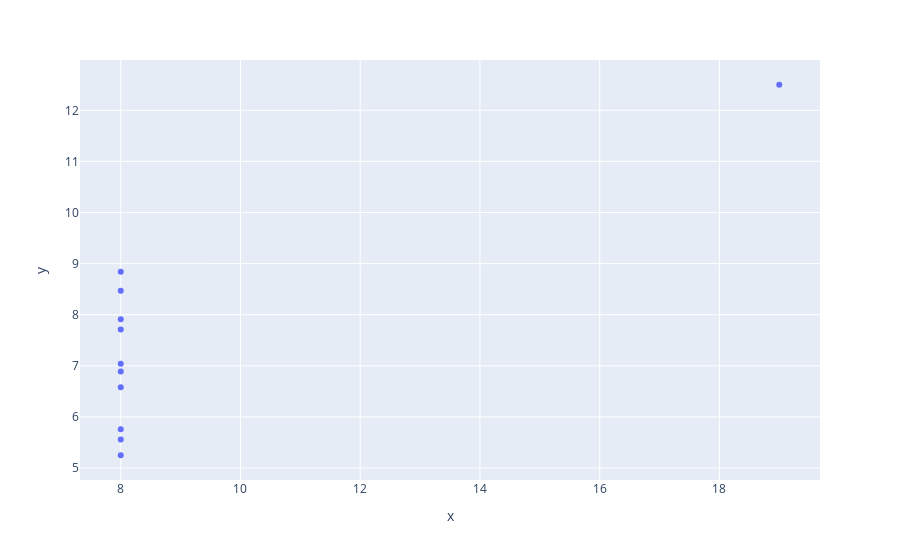

This figure's notebook cell:
### Code cell
# Importar librerias y vista rapida a DataFrame
import seaborn as sns
import plotly.express as px

df = sns.load_dataset('anscombe')

df.head()

px.scatter(df.query('dataset == "IV"'), x='x', y='y')

### Figure 1 — Plotly figure (JSON) as saved in the notebook; plotly's stock layout.template omitted (floating-point values rounded to 4 significant figures)
{"data": [{"hovertemplate": "x=%{x}<br>y=%{y}<extra></extra>", "legendgroup": "", "marker": {"color": "#636efa", "symbol": "circle"}, "mode": "markers", "name": "", "orientation": "v", "showlegend": false, "type": "scatter", "x": [8, 8, 8, 8, 8, 8, 8, 19, 8, 8, 8], "xaxis": "x", "y": [6.58, 5.76, 7.71, 8.84, 8.47, 7.04, 5.25, 12.5, 5.56, 7.91, 6.89], "yaxis": "y"}], "layout": {"legend": {"tracegroupgap": 0}, "margin": {"t": 60}, "xaxis": {"anchor": "y", "domain": [0, 1], "title": {"text": "x"}}, "yaxis": {"anchor": "x", "domain": [0, 1], "title": {"text": "y"}}}}
